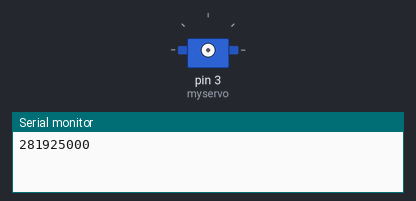
A sketch run on a simulated Arduino Uno, built with avr-gcc and run on an emulated ATmega328P. Shown: servo, the last lines printed to the serial monitor.

Above: at 0.1 s.
At 10.65 s:
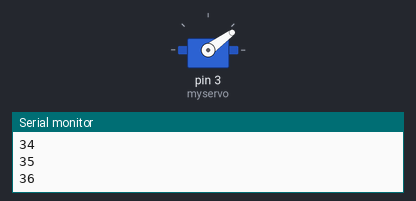
At 14.11 s:
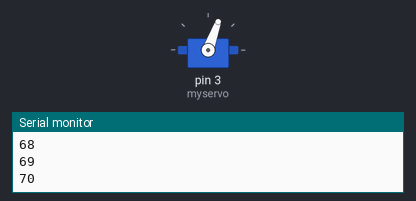
At 21.2 s:
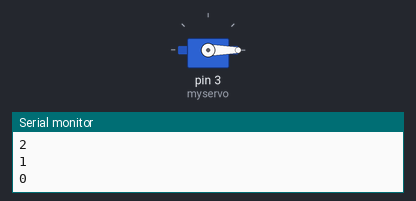
Timing chart, 0 to 22.7 s (numbered marks = the images above):
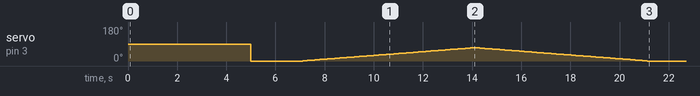

Measured:
- by itself, servo on pin 3 (myservo): 90° → 0° at 5.0 s, → 1° 2.1 s later, → 2° 0.10 s later, → 3° 0.10 s later, … (141 changes in this stretch)

The sketch:

ESC.ino
```cpp
#include <Servo.h>

Servo myservo;
int armDelay = 5000;
int maxSpeed = 70;

void arm(){
  Serial.print('Arming now');
  setSpeed(0);
  delay(2000); //delay 1 second,  some speed controllers may need longer
  Serial.print('Armed');
}

void setSpeed(int angle){
  // speed is from 0 to 100 where 0 is off and 100 is maximum speed
  //the following maps speed values of 0-100 to angles from 0-180,
  // some speed controllers may need different values, see the ESC instructions
  myservo.write(angle);
  Serial.println(angle);
}

void setup()
{
  Serial.begin(9600);
  Serial.print('Arming in ');
  Serial.println(armDelay);
  delay(armDelay);
  myservo.attach(3);
  arm();
}


void loop()
{
  int speed;

  // sweep up from 0 to to maximum speed
  for(speed = 0; speed <= maxSpeed; speed += 1) {
    setSpeed(speed);
    delay(100);
  }
  // sweep back down to 0 speed.
  for(speed = maxSpeed; speed > 0; speed -= 1) {
    setSpeed(speed);
    delay(100);
  }
  setSpeed(0);
  delay(500000);
}
```
